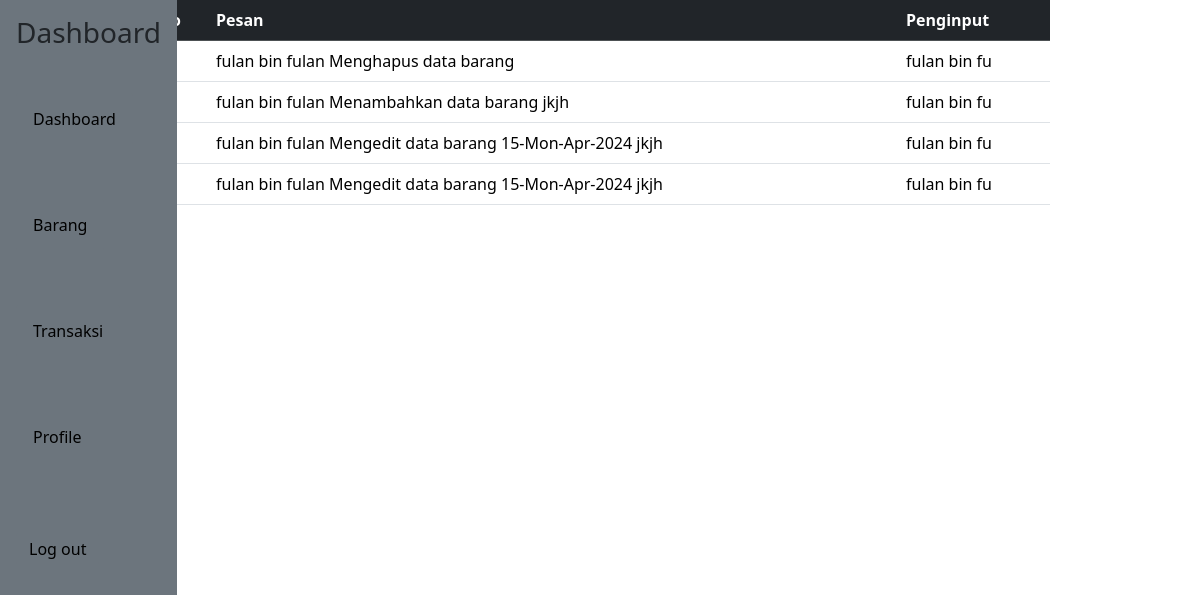
The page /history.php (signed in) on the database its author committed.
### tables this page shows
CREATE TABLE `history` (
  `id` int(12) NOT NULL,
  `pesan` text NOT NULL,
  `user_i` varchar(12) NOT NULL
);

### template/sett.php (the view, shortened to what this page needs)
<?php
include_once("koneksi.php");
    ?><style>
        ?><tr><td colspan="7">barang gagal di tambah<?= $con->error ?></td></tr><?php
function history(){
    global $con;
    $query = $con->query("SELECT * from history");
    if ($query->num_rows > 0) {
        $no =0;
        while ($row = $query->fetch_array()) {
            $no++;
            ?>
            <tr>
            <td><?=$no?></td>
            <td><?=$row['pesan']?> </td>
            <td><?=$row['user_i']?> </td>
            </tr><?php
        }
    }
}

### template/sidebar.php (shortened to what this page needs)
<!DOCTYPE html>
<html lang="id">
<head>
    <link href="https://cdn.jsdelivr.net/npm/bootstrap@5.3.3/dist/css/bootstrap.min.css" rel="stylesheet">
    <link rel="stylesheet" href="https://cdn.jsdelivr.net/npm/bootstrap-icons@1.11.3/font/bootstrap-icons.min.css">
</head>
<body>
        <div class="sidebar bg-secondary position-fixed float-start vh-100 ">
            <h3 class="p-3">Dashboard</h3>
            <ul class="list-unstyled p-3 border-end-5">
                <li class="mb-5"><a class="btn btn-secondary p-3 text-decoration-none text-black" href="dasbord.php">Dashboard</a></li>
                <li class="mb-5"><a class="btn btn-secondary p-3 text-decoration-none text-black" href="barang.php">Barang</a></li>
                <li class="mb-5"><a class="btn btn-secondary p-3 text-decoration-none text-black" href="transaksi.php">Transaksi</a></li>
                <li class="mb-5"><a class="btn btn-secondary p-3 text-decoration-none text-black" href="profile.php">Profile</a></li>
                <li class="mb-5">
                    <form action="" method="post">
                        <button class="btn btn-secondary text-black mt-3" name="logout">Log out</button>
                    </form>
                </li>
            </ul>
        </div>

### history.php (shortened to what this page needs)
<?php
include_once("template/sett.php");
include_once("template/sidebar.php");
?>
    <div class="main">
        <table class="table w-75" align="center">
            <thead class="table-dark">
                <tr>
                    <th>No</th>
                    <th>Pesan</th>
                    <th>Penginput</th>
                </tr>
            </thead>
            <tbody>
            <?= history()?>
            </tbody>
        </table>
    </div>

### rows shown on the page
history: pesan "fulan bin fulan Menghapus data barang", user_i "fulan bin fu"
history: pesan "fulan bin fulan Menambahkan data barang jkjh", user_i "fulan bin fu"
history: pesan "fulan bin fulan Mengedit data barang 15-Mon-Apr-2024 jkjh", user_i "fulan bin fu"
history: pesan "fulan bin fulan Mengedit data barang 15-Mon-Apr-2024 jkjh", user_i "fulan bin fu"
